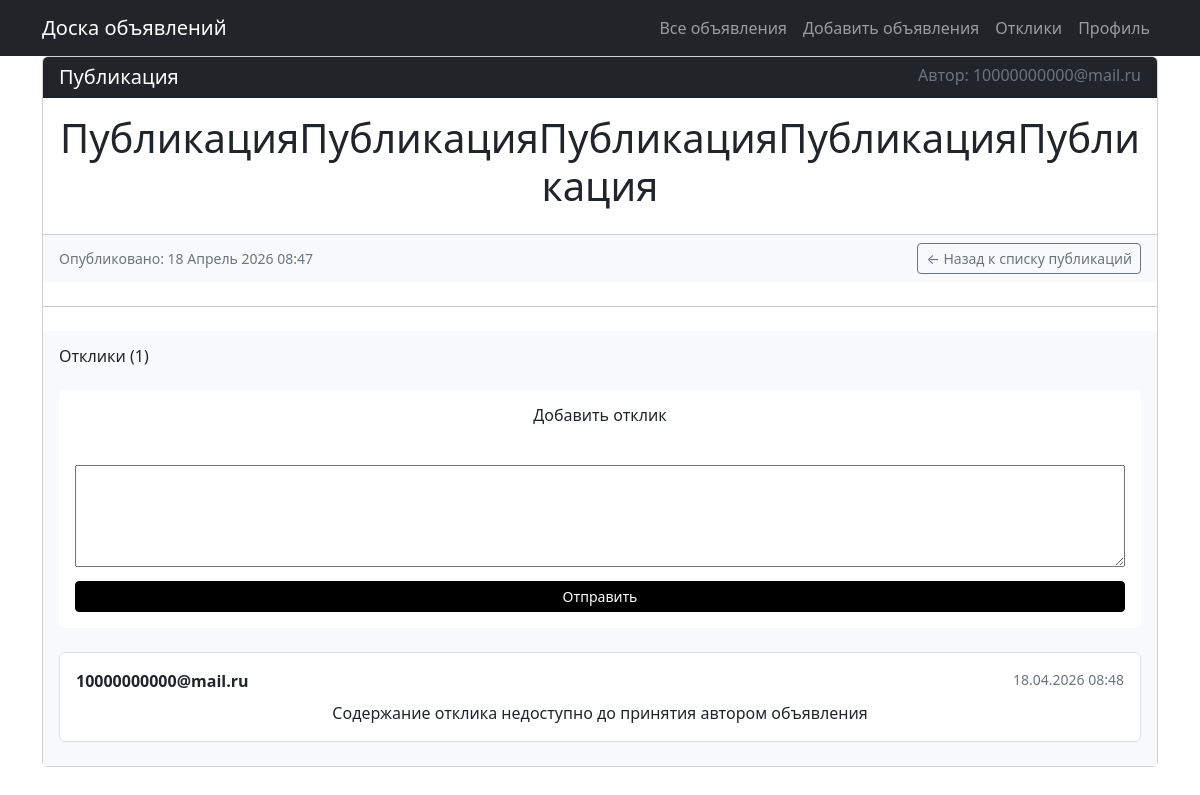
/ad/40/ (signed in), run on the app's committed database.
### board/models.py (models this page shows, shortened)
class Ad(models.Model):
    title = models.CharField(
        max_length=250,
        verbose_name='Заголовок'
    )
    content = RichTextUploadingField(
        'Содержимое статьи',
        config_name='default',
        blank=True,
        null=True
    )
    category = models.ForeignKey(
        Category,
        on_delete=models.PROTECT,
        verbose_name="Категория",
    )
    author = models.ForeignKey(
        User,
        on_delete=models.CASCADE,
        verbose_name="Автор"
    )
    created_at = models.DateTimeField(
        auto_now_add=True,
        verbose_name='Дата публикации'
    )
    updated_at = models.DateTimeField(
        auto_now=True,
        verbose_name='Последнее обновление'
    )
    class Meta:
        ordering = ['-created_at']
        verbose_name = 'Объявление'
        verbose_name_plural = 'Объявления'

class Response(models.Model):
    ad = models.ForeignKey(
        Ad, on_delete=models.CASCADE,
        related_name='responses',
        verbose_name="Объявление"
    )
    author = models.ForeignKey(
        User,
        on_delete=models.CASCADE,
        verbose_name="Автор отклика"
    )
    content =  models.TextField(
        max_length=2000,
        verbose_name="Текст отклика"
    )
    status = models.CharField(
        max_length=10,
        choices=RESPONSE_STATUSES,
        default='pending', verbose_name="Статус"
    )
    created_at = models.DateTimeField(
        auto_now_add=True,
        verbose_name='Дата создания'
    )
    class Meta:
        unique_together = ('author', 'ad') # для уникальности отклика и поста
        verbose_name = 'Отклик'
        verbose_name_plural = 'Отклики'

### board/views.py (the view, shortened to what this page needs)
class AdDetail(LoginRequiredMixin, DetailView, FormMixin): # проверить LoginRequiredMixin
    model = Ad
    template_name = 'ad_detail.html'
    context_object_name = 'ad_detail'
    form_class = ResponsesForm
    def get_context_data(self, **kwargs):
        context = super().get_context_data(**kwargs)
        context['form'] = self.get_form() # добавляем форму в шаблон
        context['responses'] = self.object.responses.all() # получаем все отклики через обратную связь
        return context

### board/forms.py
class ResponsesForm(forms.ModelForm):
    class Meta:
        model = Response
        fields = ['content']
        widgets = {'content' : forms.Textarea(attrs={'cols':80, 'rows':4, 'class':'w-100'})}
        labels = {'content' : ''}

### templates/ad_detail.html (shortened to what this page needs)
{% extends "flatpages/default.html" %}
{% block content %}
    <div class="row">
        <div class="col-lg-12">
            <div class="card mb-4">
                <div class="card-header bg-dark text-white d-flex justify-content-between align-items-center">
                    <div class="title-wrapper">
                        <h5 class="card-title mb-0">{{ ad_detail.title }}</h5>
            </div>
            <div class="author-wrapper">
                <p class="card-subtitle mb-0 text-muted">
            Автор: {{ ad_detail.author.username }}
                </p>
            </div>
        </div>
        <div class="card-body">
            {% if ad_detail.content %}
                <div class="ad-content">
                    <div class="content-text">
                {{ ad_detail.content|safe }}
            </div>
                </div>
            {% else %}
                <div class="alert alert-warning text-center">
            ⚠️ Текст публикации отсутствует.
                </div>
            {% endif %}
        </div>
        <div class="card-footer d-flex justify-content-between align-items-center bg-light">
            <div class="text-muted small">
                Опубликовано: {{ ad_detail.created_at|date:"d F Y H:i" }}
            </div>
            <div>
                <a href="{% url 'board:ad_list' %}" class="btn btn-outline-secondary btn-sm">
            ← Назад к списку публикаций
                </a>
            </div>
        </div>
        <hr class="my-4">
        <div class="responses-section p-3 bg-light">
            <div class="d-flex justify-content-between align-items-center mb-4">
                <h6 class="mb-0">Отклики ({{ responses.count }})</h6>
            </div>
            {% if user.is_authenticated %}
                <div class="add-response-form mb-4 p-3 bg-white rounded">
            <h6 class="mb-3">Добавить отклик</h6>
            <form method="post">
                <div class="form-group mb-2">
            {{ form.content }}
                </div>
                <button type="submit" class="btn btn-primary btn-sm w-100" style="background-color: black; color: white; border-color: black;">
            Отправить
                </button>
            </form>
                </div>
                <div class="existing-responses">
                    {% if responses %}
                {% for response in responses %}
                {% if response.status == "accepted" %}
                    <div class="response-item p-3 mb-2 border rounded bg-white">
                        <div class="d-flex justify-content-between">
                            <strong>{{ response.author.username }}</strong>
                            <small class="text-muted">{{ response.created_at|date:"d.m.Y H:i" }}</small>
                        </div>
                    <p class="mt-2 mb-0">{{ response.content }}</p>
                {% elif response.status == "pending" %}
                    <div class="response-item p-3 mb-2 border rounded bg-white">
                        <div class="d-flex justify-content-between">
                        <strong>{{ response.author.username }}</strong>
                        <small class="text-muted">{{ response.created_at|date:"d.m.Y H:i" }}</small>
                    </div>
                    <p class="mt-2 mb-0">Содержание отклика недоступно до принятия автором объявления</p>
                {% endif %}
            </div>
                {% endfor %}
            {% else %}
                <div class="alert alert-info text-center">
            Пока нет ответов на эту публикацию. Будьте первым!
                </div>
            {% endif %}
                </div>
            {% else %}
                <div class="alert alert-secondary text-center">
                Для просмотра и добавления откликов необходимо войти.
                </div>
            {% endif %}
        </div>
    </div>
</div>
{% endblock content %}

### data on the page
Ad: title "Публикация", author.username "10000000000@mail.ru", content "ПубликацияПубликацияПубликацияПубликацияПубликация", created_at "18 Апрель 2026 08:47", count "1"
Response: author.username "10000000000@mail.ru", created_at "18.04.2026 08:48"
